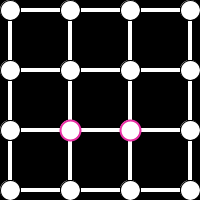
Frame 1 (no input)
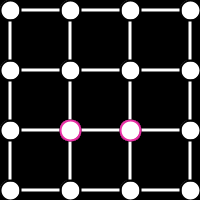
Frame 60 (the mouse pressed at the canvas centre just before this capture)
Frame 120 (the mouse held since frame 60 and released just before this capture): identical to frame 60, image omitted

The Processing sketch that drew these frames (run headless with seeded random() and noise(); from frame 60 on, the mouse is pressed at the canvas centre):

// Processing sketch: processing_96809
// ── processing_96809.pde

//Monyse Takaki
void setup(){
size(200,200);
background(0);
 
}
 
void draw(){
 
for(int x=10;x<200;x=x+60)
{
  for(int y=10;y<200;y=y+60)
{
smooth ();
stroke (2);
  ellipse(x,y,20,20);
 
}
}
 
for(int i=20; i<181; i=i+60)
{
  for(float j=7.5; j<200; j=j+60)
  {
   stroke (1);
   smooth ();
    rect(i,j,40,5);
}
}
 
for(float d=7.5; d<200; d=d+60)
{
  for(float v=20; v<181; v=v+60)
  {
    rect(d,v,5,40);
}
}
 
stroke(#E82FA4);
strokeWeight (2);
ellipse(70,130,20,20);
ellipse(130,130,20,20);
 
}
